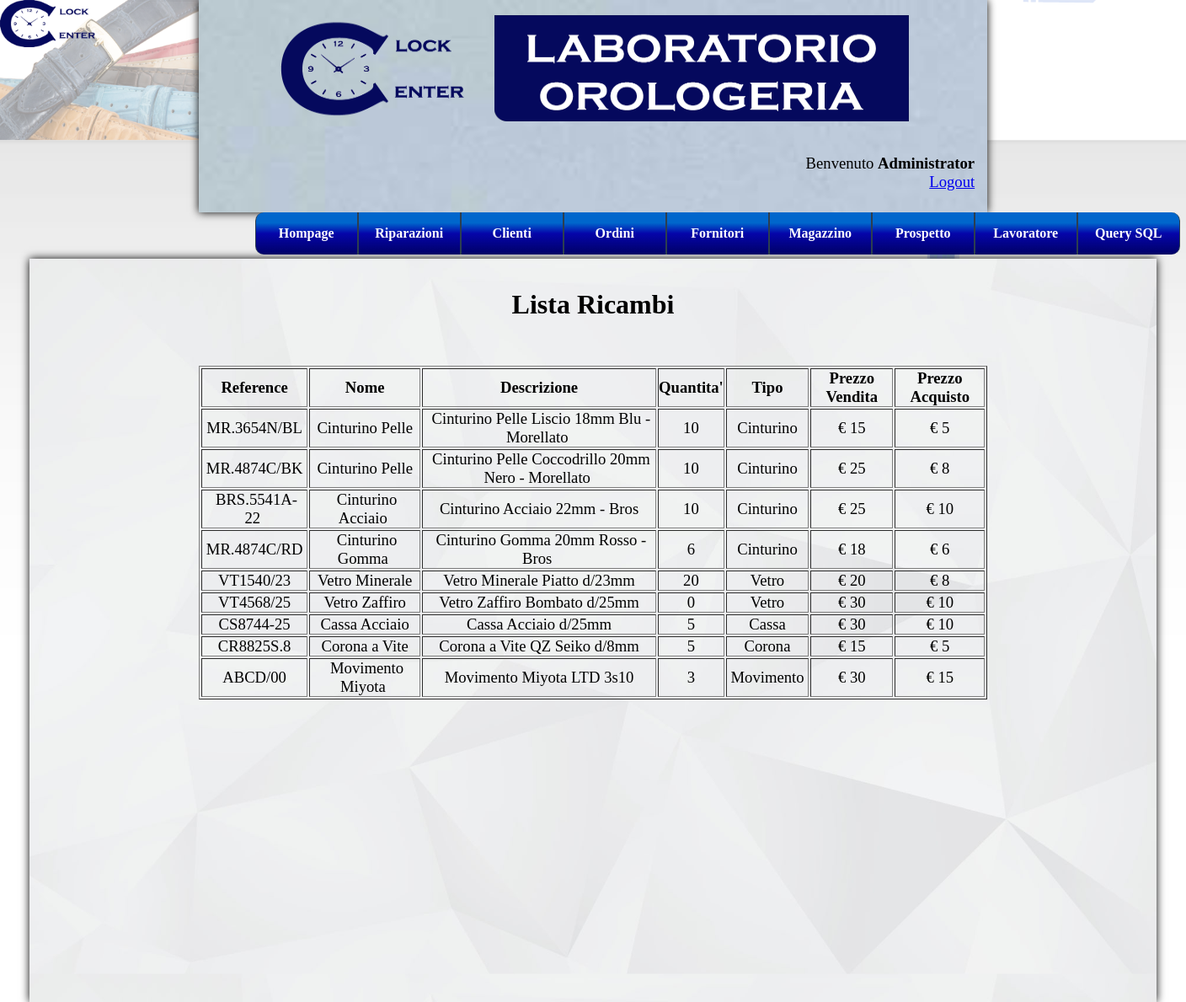
The app's page /clock.php?page=viewStock (signed in) with its own data.
### tables this page shows
CREATE TABLE IF NOT EXISTS `worker` (
  `id` int(11) NOT NULL AUTO_INCREMENT,
  `username` varchar(20) NOT NULL,
  `password` varchar(30) NOT NULL,
  `name` varchar(30) DEFAULT NULL,
  PRIMARY KEY (`id`),
  UNIQUE KEY `username` (`username`)
);

CREATE TABLE IF NOT EXISTS `magazzino` (
  `reference` varchar(20) NOT NULL COMMENT 'Referenza',
  `name` varchar(30) NOT NULL,
  `description` varchar(80) DEFAULT NULL,
  `quantity` int(11) NOT NULL,
  `type` varchar(30) NOT NULL,
  `selling_price` float NOT NULL,
  `purchase_price` float NOT NULL,
  PRIMARY KEY (`reference`)
);

### include/Stock/view.php (the view)
<br><br>
<h1 align="center">Lista Ricambi</h1>
<br><br><br>
<?php
	$query="SELECT * FROM `magazzino`;";
	if(!($result=mysql_query($query,$connection))){
		echo "<br><br><br><p align=\"center\">ERRORE. Impossibile visualizzare la lista.</p><br>";
		echo "<p align=\"center\"><img src=\"images/errore.png\" height=\"80\" width=\"80\"></p>";
		die("");
	}
	echo "<table border=\"1\" width=\"70%\" class=\"tab\">";
		echo "<th>Reference<th>Nome<th>Descrizione<th>Quantita'<th>Tipo<th>Prezzo Vendita<th>Prezzo Acquisto";
		if(mysql_num_rows($result)>0){
			while($rs=mysql_fetch_row($result)){
				echo "<tr>";
				$indice=count($rs);
				for($i=0; $i<$indice; $i++){
					if($i==5 || $i==6)	$rs[$i]="&euro; ".$rs[$i];
					if($rs[$i]!=NULL)
						echo "<td align=\"center\">&nbsp;".$rs[$i]."&nbsp;</td>";
					else
						echo "<td align=\"center\">&nbsp;<strong>//</strong> &nbsp;</td>";
				}
				echo "</tr>";
			}
		}else{
			echo "<br><br>Nessun risultato trovato.";
		}
	echo "</table>";
?>

### clock.php (shortened to what this page needs)
<?php
	if(!($connection=mysql_connect("localhost","root","")))
		die ("ERRORE. Non riesco a contattare il server DBMS");
	if(!isset($_SESSION["id_utente"])){
		$page="index.php";
		header('Refresh: 3; url=' . $page);
		echo "<br><br>Errore. Effettuare prima il login!<br>Attendi...";
		echo "<br><br>Clicca <a href=\"index.php\">qui</a> se non vieni reindirizzato automaticamente.";
	}else{
		$iduser=$_SESSION["id_utente"];
		$query="SELECT `name`,`username` FROM worker ".
				"WHERE \"$iduser\"=`id`;";
		if(!($result=mysql_query($query,$connection)))
			die("ERRORE. Query non eseguita");
		if(mysql_num_rows($result)>0){
			$rs=mysql_fetch_row($result);
			if($rs[0]=="")	$user=$rs[1];	else	$user=$rs[0];
		}else{
			echo "ERRORE!";
		}
?>
<html>
	<head>
	</head>
	<body class="bodycss" background="images\background.png">
		<a href="index.php"><img src="images\logo.png" align="left" height="7%" width="8%"></a>
		<div class="container">
			<div class="clocktop">
				<br>
				<p align="center"><img src="images/welcome.png"; width="80%"; height="50%"></p>
				<br><br><br>
				<?php
					echo "<p class=\"plogout\" align=\"right\">Benvenuto <strong>".$user."</strong><br><a href=\"logout.php\">Logout</a></p>";
				?>
			</div>
			<div <?php if($iduser!=1){ ?> class="divmenu" <?php }else{ ?> class="divmenuAdmin" <?php } ?> >
				<?php include 'include/menu.php'; ?>
			</div>
			<div class="clockbottom">
				<?php include 'include/IFmenu.php';	?>
			</div>
		</div>
	</body>
</html>
<?php }  ?>

### style.css (style rules this page uses)
p.plogout { font-size: 14pt; margin: 5px; position: relative; top: -20px; right: 10px; }
body.bodycss { background-repeat: no-repeat; background-size: cover; background-size: 100% auto; }
div.container { width: 95%; height: 105%; margin: auto; }
div.clocktop { width: 70%; height: 30%; padding: 0px; margin:auto; background-image: url('images/grigio-chiaro.jpg'); box-shadow: 0px 0px 10px #000; background-size: 100% auto; }
div.clockbottom { width: 100%; height: 105%; padding: 0px; margin-top:5px; box-shadow: 0px 0px 10px #000; background-image: url('images/grigio.jpg'); background-size: 100% auto; }
table.tab { font-size: 14pt; }

### menu.css (style rules this page uses)
* { margin: 0 auto; padding: 0; }
div.divmenuAdmin { position: relative; width: 100%; padding: 0px; margin-left: 20%; }

### records on screen
worker: name "Administrator"
magazzino: reference "MR.3654N/BL", name "Cinturino Pelle", description "Cinturino Pelle Liscio 18mm Blu - Morellato", quantity "10", type "Cinturino", i "€ 15", i "€ 5"
magazzino: reference "MR.4874C/BK", name "Cinturino Pelle", description "Cinturino Pelle Coccodrillo 20mm Nero - Morellato", quantity "10", type "Cinturino", i "€ 25", i "€ 8"
magazzino: reference "BRS.5541A-22", name "Cinturino Acciaio", description "Cinturino Acciaio 22mm - Bros", quantity "10", type "Cinturino", i "€ 25", i "€ 10"
magazzino: reference "MR.4874C/RD", name "Cinturino Gomma", description "Cinturino Gomma 20mm Rosso - Bros", quantity "6", type "Cinturino", i "€ 18", i "€ 6"
magazzino: reference "VT1540/23", name "Vetro Minerale", description "Vetro Minerale Piatto d/23mm", quantity "20", type "Vetro", i "€ 20", i "€ 8"
magazzino: reference "VT4568/25", name "Vetro Zaffiro", description "Vetro Zaffiro Bombato d/25mm", quantity "0", type "Vetro", i "€ 30", i "€ 10"
magazzino: reference "CS8744-25", name "Cassa Acciaio", description "Cassa Acciaio d/25mm", quantity "5", type "Cassa", i "€ 30", i "€ 10"
magazzino: reference "CR8825S.8", name "Corona a Vite", description "Corona a Vite QZ Seiko d/8mm", quantity "5", type "Corona", i "€ 15", i "€ 5"
magazzino: reference "ABCD/00", name "Movimento Miyota", description "Movimento Miyota LTD 3s10", quantity "3", type "Movimento", i "€ 30", i "€ 15"
